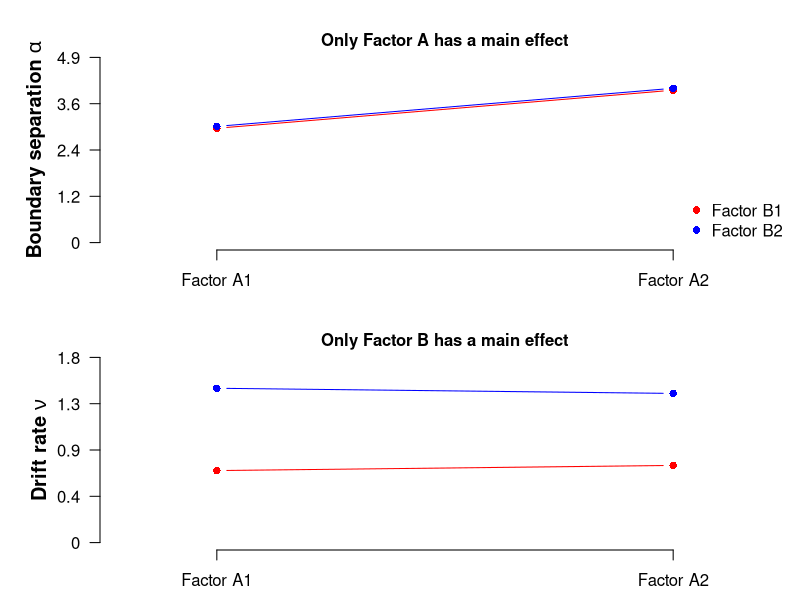

Source code (R): (Note: this script raises an error after producing the figure.)
K <- 2 # Number of factor levels
D <- 8 # Number of days (repetitions)
N <- 120 # Number of trials per condition

bound <- matrix(c(3,   4, 
                  3.05, 4.05), nrow = K, ncol = K, byrow = TRUE)
# Only Factor B has a main effect
drift <- matrix(c(0.7, 0.75, 
                  1.5, 1.45), nrow = K, ncol = K, byrow = TRUE)


layout(matrix(c(1,2), nrow = 2, ncol = 1))
par(mai = c(0.5,1,0.5,0.1), oma = c(0,0,0,0))
plot(c(0.5,1), bound[1,], type = "b", pch = 16, col = "red", ylim = c(0, max(bound)*1.2),
     ann = FALSE,axes = FALSE, xlim = c(0.4,1.1))
axis(1, at = c(0.5,1), labels = c("Factor A1", "Factor A2"))
axis(2, at = seq(0, max(bound)*1.2,length.out = 5), labels = round(seq(0, max(bound)*1.2,length.out = 5),1), las = 2)
points(c(0.5,1), bound[2,], type = "b", pch = 16, col = "blue")
legend("bottomright", legend = c("Factor B1", "Factor B2"), col = c("red", "blue"), pch = 16, bty = "n")
mtext("Only Factor A has a main effect", side = 3, line = 0, font = 2)
mtext(expression(bold(paste("Boundary separation ", alpha))), side = 2, line = 2.5, font = 2, cex = 1.2)

plot(c(0.5,1), drift[1,], type = "b", pch = 16, col = "red", ylim = c(0, max(drift)*1.2),
     ann = FALSE,axes = FALSE, xlim = c(0.4,1.1))
axis(1, at = c(0.5,1), labels = c("Factor A1", "Factor A2"))
axis(2, at = seq(0, max(drift)*1.2,length.out = 5), labels = round(seq(0, max(drift)*1.2,length.out = 5),1), las = 2)
points(c(0.5,1), drift[2,], type = "b", pch = 16, col = "blue")
mtext("Only Factor B has a main effect", side = 3, line = 0, font = 2)
mtext(expression(bold(paste("Drift rate ", nu))), side = 2, line = 2.5, font = 2, cex = 1.2)


ddm_parameters <- list(
  bound = rep(as.vector(bound), D),
  drift = rep(as.vector(drift), D),
  nondt = rep(0.2, D*K*K)  
)

FA <- rep(rep(paste("A",c(1,2), sep=""), each = K), D)
FB <- rep(paste("B",c(1,2), sep=""), K*D)

design <- data.frame("Drift" = ddm_parameters$drift, 
                     "Bound" = ddm_parameters$bound, 
                     "Factor A" = FA, "Factor B" = FB)
sum_stats <- simSumStats(ddm_parameters, N)

full_data <- cbind(design, sum_stats)

head(full_data)

# --- Test Plotting Interactively ---


#pdf("tmp.pdf")

# Set up plot parameters (optional, adjust if needed)
layout(matrix(c(1), nrow = 1, ncol = 1))
par(mai = c(1, 1, 0.5, 0.1), oma = c(0, 0, 0, 0)) 

# Create an empty plot frame
plot(NULL, xlim = c(0.5, 2.5), 
     ylim = range(full_data$Mrt, na.rm = TRUE) * c(0.95, 1.05), 
     xlab = "Factor A",
     ylab = "Mean Reaction Time (Mrt)",
     main = "Simulated Mean RTs by Factor Combination (Interactive Test)",
     xaxt = "n", las = 1)     

# Add custom x-axis labels
axis(1, at = c(1, 2), labels = c("A1", "A2"))

# Define colors for Factor B levels
colors_b <- c("red", "blue")
names(colors_b) <- c("B1", "B2")

# Add jittered points for each combination
jitter_factor <- 0.1 

# Points for Factor B1
points(jitter(as.numeric(factor(full_data$Factor.A[full_data$Factor.B == "B1"])), factor = jitter_factor),
       full_data$Mrt[full_data$Factor.B == "B1"],
       pch = 16,
       col = colors_b["B1"])

# Points for Factor B2
points(jitter(as.numeric(factor(full_data$Factor.A[full_data$Factor.B == "B2"])), factor = jitter_factor),
       full_data$Mrt[full_data$Factor.B == "B2"],
       pch = 16,
       col = colors_b["B2"])

# Add a legend
legend("topright",
       legend = c("Factor B1", "Factor B2"),
       col = colors_b,
       pch = 16,
       bty = "n")

# --- End of Interactive Test ---
#dev.off()

# --- End of Saving Plot ---